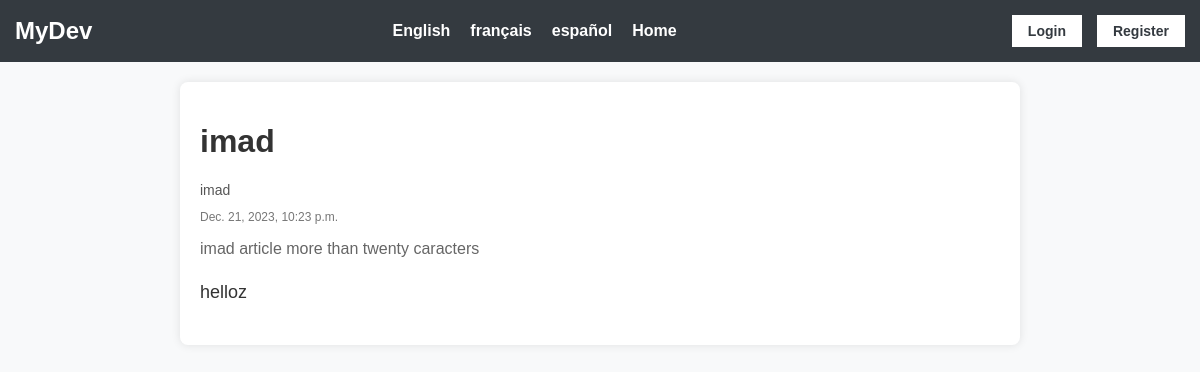
Screenshot of /en/details/6/ with the database file from the repository.
### medium/models.py (models this page shows, shortened)
class Article(models.Model):
    title = models.CharField(max_length=64, null=False)
    author = models.ForeignKey(User, null=False, on_delete=models.CASCADE)
    created = models.DateTimeField(auto_now_add=True, null=False)
    synopsis = models.CharField(max_length=312, null=False)
    content = models.TextField(null=False)

### medium/views.py (the view, shortened to what this page needs)
class Details(DetailView, CreateView):
    model = Article
    template_name='details.html'
    context_object_name = 'article'
    form_class = AddToFavouriteForm
    article_object: Article
    pk: int
    def get_context_data(self, **kwargs: Any) -> dict[str, Any]:
        context = super().get_context_data(**kwargs)
        if self.request.user.is_authenticated:
            try:
                user = UserFavouriteArticle.objects.get(user=self.request.user, article=self.get_object())
                context['already_liked'] = True
            except UserFavouriteArticle.DoesNotExist:
                context['already_liked'] = False
        return context

### medium/templates/details.html (shortened to what this page needs)
{% load i18n %}
<!DOCTYPE html>
<html lang="en">
<head>
</head>
<body>
    {% include 'navbar.html' %}
    <div class="blog-post">
        <h1>{{ article.title }}</h1>
        <p class="author">{{article.author.username}}</p>
        <p class="create-date">{{article.created}}</p>
        <p class="synopsis">{{article.synopsis}}</p>
        <div class="content">
            <p>{{article.content}}</p>
        </div>
    </div>
</body>
</html>

### medium/templates/details.html (style rules this page uses)
body { font-family: 'Arial', sans-serif; margin: 0; padding: 0; background-color: #f8f9fa; }
.blog-post { max-width: 800px; margin: 20px auto; padding: 20px; background-color: #ffffff; border-radius: 8px; box-shadow: 0 0 10px rgba(0, 0, 0, 0.1); }
.blog-post h1 { color: #333333; }
.author { color: #555555; font-size: 14px; margin-bottom: 10px; }
.create-date { color: #777777; font-size: 12px; margin-bottom: 10px; }
.synopsis { color: #666666; font-size: 16px; margin-bottom: 20px; }
.content { color: #333333; font-size: 18px; line-height: 1.6; }

### medium/templates/navbar.html (style rules this page uses)
body { font-family: 'Arial', sans-serif; margin: 0; padding: 0; background-color: #f8f9fa; }

### rows the page displays
Article: title "imad", author.username "imad", created "Dec. 21, 2023, 10:23 p.m.", synopsis "imad article more than twenty caracters", content "helloz"
